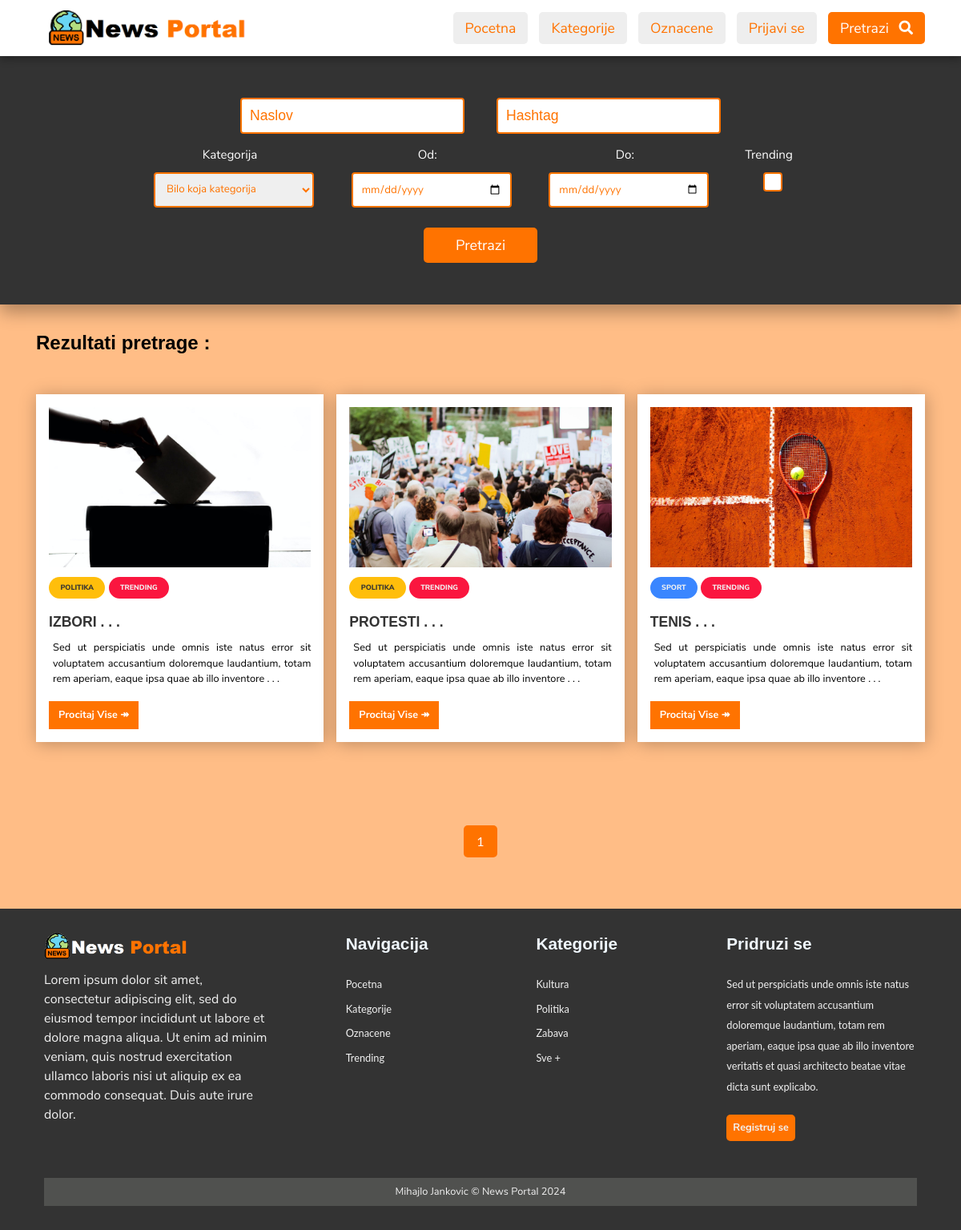
/search.php?trending=1, run on the app's committed database.
### tables this page shows
CREATE TABLE `article` (
  `article_id` int NOT NULL,
  `category_id` int NOT NULL,
  `author_id` int NOT NULL,
  `article_title` varchar(250) NOT NULL,
  `article_image` varchar(200) NOT NULL,
  `article_description` text NOT NULL,
  `article_date` date NOT NULL,
  `article_trend` tinyint NOT NULL,
  `article_active` tinyint NOT NULL,
  `likes` int DEFAULT '0',
  `article_hashtags` varchar(255) NOT NULL DEFAULT '',
  `dislikes` int DEFAULT '0'
);

CREATE TABLE `category` (
  `category_id` int NOT NULL,
  `category_name` varchar(45) NOT NULL,
  `category_color` varchar(35) NOT NULL,
  `category_image` varchar(250) NOT NULL,
  `category_description` varchar(350) NOT NULL
);

### search.php (the view, shortened to what this page needs)
<?php
  require('./includes/nav.inc.php');
?>
<section class="search-box">
  <div class="container p-2">
    <form method="GET" class="search-article">
      <div class="search-div">
        <input class="search-input" type="text" name="name" id="name" placeholder="Naslov" autocomplete="off" />
        <input class="search-input" type="text" name="hashtag" id="hashtag" placeholder="Hashtag" />
      </div>
      <div class="filters">
        <div>
          <label for="category_select">Kategorija</label>
          <select name="category_select" id="category_select">
            <option value="">Bilo koja kategorija</option>
          </select>
        </div>
        <div>
          <label for="from_date">Od:</label>
          <input type="date" name="from_date" id="from_date" max="<?php echo date("Y-m-d") ?>">
        </div>
        <div>
          <label for="to_date">Do:</label>
          <input type="date" name="to_date" id="to_date" max="<?php echo date("Y-m-d") ?>">
        </div>
        <div class="trending-div">
          <label for="trending">Trending</label>
          <input type="checkbox" name="trending" id="trending" value="1">
        </div>
      </div>
      <center>
        <button type="submit" name="search" class="btn btn-primary">Pretrazi</button>
      </center>
    </form>
  </div>
</section>
<section class="py-1 category-list">
  <div class="container">
    <h2 class="search-heading">Rezultati pretrage :</h2>
    <div class="card-container">
      <?php
        $limit = 6;
        if(isset($_GET['page'])) {
          $page = $_GET['page'];
        }
        else {
          $page = 1;
        }
        $offset = ($page - 1) * $limit;
        $trending = "";
        if(isset($_GET['trending'])) {
          $trending = get_safe_value($_GET['trending']);
        }
        $cat_id = "";
        $name = "";
        $from_date = "";
        $to_date = "";
        $searchQuery = "SELECT * FROM article WHERE ";
        if($cat_id != "") {
          $searchQuery .= "category_id = {$cat_id}";
        }
        else {
          $searchQuery .= "category_id IS NOT NULL";
        }
        if($name != "") {
          $searchQuery .= ' AND article_title LIKE "%'.$name.'%"';
        }
        else {
          $searchQuery .= " AND article_title IS NOT NULL";
        }
        if($trending != "") {
          $searchQuery .= " AND article_trend = 1";
        }
        else {
          $searchQuery .= " AND article_trend IS NOT NULL";
        }
        $searchQuery .= " AND article_active = 1 ";
        $searchQuery1 = $searchQuery." ORDER BY article_title LIMIT {$offset}, {$limit}";
        $searchResult = mysqli_query($con, $searchQuery1);
        $row = mysqli_num_rows($searchResult);
        if($row  > 0) {
          while($data = mysqli_fetch_assoc($searchResult)) {
            $article_id = $data['article_id'];
            $category_id = $data['category_id'];
            $article_title = $data['article_title'];
            $article_image = $data['article_image'];
            $article_desc = $data['article_description'];
            $article_trend = $data['article_trend'];
            $article_title = substr($article_title,0,55).' . . . ';
            $article_desc = substr($article_desc,0,150).' . . . ';
            $new = false;
            $categorysql = "SELECT category_name, category_color
                            FROM category
                            WHERE category_id = {$category_id}";
            $categoryres = mysqli_query($con, $categorysql);
            $categorydata = mysqli_fetch_assoc($categoryres);
            $bookmarked = false;
            $category_color = $categorydata['category_color'];
            $category_name = $categorydata['category_name'];
            createArticleCard($article_title, $article_image,
                $article_desc, $category_name, $category_id,$article_id,
                $category_color, $new, $article_trend, $bookmarked);
          }
        }
        else {
          echo"</div>";
          createNoArticlesCard();
        }
        $paginationResult = mysqli_query($con, $searchQuery);
        if(mysqli_num_rows($paginationResult) > 0) {
          $total_articles = mysqli_num_rows($paginationResult);
          $total_page = ceil($total_articles / $limit);
          echo "</div>";
        ?>
      <div class="text-center py-2">
        <div class="pagination">
          <?php
            for($i = 1; $i <= $total_page; $i++) {
              $active = "";
              if($i == $page) {
                $active = "page-active";
              }
              echo '<a href="search.php?page='.$i.'&category_select='.$cat_id.'&name='.$name.'&from_date='.$from_date.'&to_date='.$to_date.'&trending='.$trending.'" class="'.$active.'">'.$i.'</a>';
            }
          }
      ?>
        </div>
      </div>
    </div>
</section>
<?php
  require('./includes/footer.inc.php');
?>

### includes/functions.inc.php (shortened to what this page needs)
        <?php
if (!function_exists('get_safe_value')) {
    function get_safe_value($str) {
        global $con;
        $str = mysqli_real_escape_string($con, $str);
        return $str;
    }
}
if (!function_exists('createArticleCard')) {
    function createArticleCard($title, $img, $data, $category, $cat_id, $id, $color, $new, $trend, $marked) {
        echo '
        <article class="card">
            <div class="card-img">
                <img src="./assets/images/articles/'.$img.'" />
            </div>
            <div>
                <div class="tag '.$color.'"><a href="articles.php?id='.$cat_id.'">'.$category.'</a></div>';
        if ($trend) {
            echo '  <div class="tag tag-trend">TRENDING</div>';
        }
        echo '
                <h3 class="card-title" href="./article.html">
                    '.$title.'
                </h3>
                <p class="card-data">
                    '.$data.'
                </p>
                <a href="news.php?id='.$id.'" class="btn btn-card"> Procitaj Vise <span>&twoheadrightarrow; </span></a>
            </div>
        </article>';
    }
}
?>

### includes/footer.inc.php (shortened to what this page needs)
<footer class="footer">
  <div class="footer-left">
    <a href="./index.php"><img src="./assets/images/logo_light.png" /></a>
    <p>
    Lorem ipsum dolor sit amet, consectetur adipiscing elit, sed do eiusmod tempor incididunt ut labore et dolore magna aliqua. Ut enim ad minim veniam, quis nostrud exercitation ullamco laboris nisi ut aliquip ex ea commodo consequat. Duis aute irure dolor.
    </p>
  </div>
  <ul class="footer-right">
    <li>
      <h2>Navigacija</h2>
      <ul class="box">
        <li><a href="./index.php">Pocetna</a></li>
        <li><a href="./categories.php">Kategorije</a></li>
        <li><a href="./bookmarks.php">Oznacene</a></li>
        <li><a href="./search.php?trending=1">Trending</a></li>
      </ul>
    </li>
    <li>
      <h2>Kategorije</h2>
      <ul class="box">
        <?php
  	      $categoryQuery= " SELECT  category_id, category_name
                            FROM category
                            ORDER BY RAND() LIMIT 3";
          $result = mysqli_query($con,$categoryQuery);
          $row = mysqli_num_rows($result);
          if($row > 0) {
          while($data = mysqli_fetch_assoc($result)) {
            $category_id = $data['category_id'];
            $category_name = $data['category_name'];
        ?>
        <li><a href="articles.php?id=<?php echo $category_id ?>"><?php echo $category_name ?></a></li>
        <?php
              }
            }
          ?>
        <li><a href="./categories.php">Sve +</a></li>
      </ul>
    </li>
    <li>
      <h2>Pridruzi se</h2>
      <ul class="box">
        <li>
        Sed ut perspiciatis unde omnis iste natus error sit voluptatem accusantium doloremque laudantium, totam rem aperiam, eaque ipsa quae ab illo inventore veritatis et quasi architecto beatae vitae dicta sunt explicabo.
        </li>
        <a style="background-color:#ff7300;" href="./author-login.php" class="my-1 btn btn-secondary">Registruj se</a>
      </ul>
    </li>
  </ul>
  <div class="footer-bottom">
    <p>Mihajlo Jankovic &copy; News Portal <?php echo date("Y")?></p>
  </div>
</footer>
</body>
</html>

### assets/css/partials/1-variables.css (style rules this page uses)
:root { --primary-color: #ff7300; --secondary-color: #f99500; --light-color: #f1f1f1; --dark-color: #50514f; --black-color: #333333; --tag-trend-color: #fa163f; --tag-yellow-color: #ffbe0b; --tag-purple-color: #8338ec; --tag-blue-color: #3a86ff; --tag-green-color: #00ff73; --tag-orange-color: #bb5700; --tag-pink-color: #ff0a54; --tag-brown-color: #663f3f; --tag-red-color: #ff0000; --tag-black-color: #000000; --tag-dark-color: #000083; --tag-mint-color: #00e8d1; --hover-color: #ee4444; --active-color: #b90615; --ts-vs: 0.56rem; --ts-sml: 0.8rem; --ts-md: 1.1rem; --ts-lg: 1.25rem; --hs-vs: 1.3rem; --hs-sml: 2rem; --hs-md: 2.5rem; --hs-lg: 3rem; --ff-monts: "Montserrat", sans-serif; --ff-nunito: "Nunito Sans", sans-serif; --ff-noto: "Noto Serif", serif; --ff-robo: "Roboto", sans-serif; --border-radius: 5px; }

### assets/css/partials/3-typography.css (style rules this page uses)
h1, h2, h3, h4, h5, h6 { font-family: var(--ff-monts); margin-bottom: 0.75rem; line-height: 1.3; }
p { font-family: var(--ff-nunito); margin: 0.5rem 0; }
.py-1 { padding: 1.5rem 0; }
.py-2 { padding: 2rem 0; }
.p-2 { padding: 2rem; }
.my-1 { margin: 1rem 0; }
.text-center { text-align: center; }
.search-heading { line-height: 2; margin-bottom: 20px; }

### assets/css/partials/4-component.css (style rules this page uses)
.container { width: 100%; padding-right: 15px; padding-left: 15px; margin-right: auto; margin-left: auto; }
.tag { display: inline-block; font-family: var(--ff-nunito); font-size: var(--ts-sml); font-weight: 800; text-transform: uppercase; color: var(--light-color); padding: 0.4rem 0.9rem; border-radius: 14px; margin-bottom: 0.5rem; }
.tag a { color: var(--light-color); }
.tag-trend { background: var(--tag-trend-color); }
.tag-yellow { color: var(--black-color); background: var(--tag-yellow-color); }
.tag-yellow a { color: var(--black-color); }
.tag-blue { background: var(--tag-blue-color); }
.btn { display: inline-block; border: none; background: var(--dark-color); color: #fff; text-decoration: none; font-family: var(--ff-nunito); padding: 0.5rem 0.75rem; border-radius: var(--border-radius); transition: all 200ms ease-in-out; }
.btn-primary { background: #ff7300; }
.btn-secondary { background: var(--secondary-color); font-weight: 700; padding: 0.25rem 0.5rem; font-size: var(--ts-sml); }
.btn-card { font-weight: 700; background: var(--primary-color); padding: 0.5rem 0.75rem; font-size: var(--ts-sml); border-radius: 0; }
.btn-card span { transition: all 200ms ease-in-out; }
.card { background: #fff; position: relative; padding: 1rem; overflow: hidden; box-shadow: 1px 2px 20px rgba(0, 0, 0, 0.268); margin-top: 20px; margin-bottom: 70px; }
.card .tag { font-size: var(--ts-vs); font-weight: 800; }
.card .card-img { overflow: hidden; height: 200px; margin-bottom: 10px; }
.card .card-img img { object-fit: cover; transition: all 250ms ease-in-out; height: inherit; }
.card .card-title { color: #333; font-family: var(--ff-monts); font-size: var(--ts-md); font-weight: 800; padding-top: 10px; text-transform: uppercase; transition: all 250ms ease-in-out; }
.card .card-data { font-size: var(--ts-sml); padding-bottom: 10px; padding-left: 5px; text-align: justify; }
.pagination { display: inline-block; }
.pagination a { float: left; padding: 8px 16px; margin: 2px; transition: all 200ms ease-in-out; }
.pagination a.page-active { background-color: var(--primary-color); color: white; border-radius: var(--border-radius); }

### assets/css/responsivity/media-queries.css (style rules this page uses)
@media (min-width: 576px) { .container { width: 540px; } }
@media (min-width: 768px) { .container { width: 720px; } }
@media (min-width: 992px) { .container { width: 960px; } }
@media (min-width: 1200px) { .container { width: 1140px; } }
@media (min-width: 576px) { .card-container { grid-template-columns: repeat(1, 1fr); } }
@media (min-width: 768px) { .card-container { grid-template-columns: repeat(2, 1fr); } }
@media (min-width: 992px) { .card-container { grid-template-columns: repeat(3, 1fr); } }
@media (min-width: 700px) { .footer-right > * { flex: 1; } }
@media (min-width: 700px) { .footer-left { flex: 1 0px; } }
@media (min-width: 700px) { .footer-right { flex: 2 0px; } }

### data on the page
article: article_image (picture), category.category_name "POLITIKA", article_trend "TRENDING", article_title "IZBORI . . .", article_description "Sed ut perspiciatis unde omnis iste natus error sit voluptatem accusantium doloremque laudantium, totam rem aperiam, eaque ipsa quae ab illo inventore . . ."
article: article_image (picture), category.category_name "POLITIKA", article_trend "TRENDING", article_title "PROTESTI . . .", article_description "Sed ut perspiciatis unde omnis iste natus error sit voluptatem accusantium doloremque laudantium, totam rem aperiam, eaque ipsa quae ab illo inventore . . ."
article: article_image (picture), category.category_name "SPORT", article_trend "TRENDING", article_title "TENIS . . .", article_description "Sed ut perspiciatis unde omnis iste natus error sit voluptatem accusantium doloremque laudantium, totam rem aperiam, eaque ipsa quae ab illo inventore . . ."
category: category_name "Kultura"
category: category_name "Politika"
category: category_name "Zabava"
